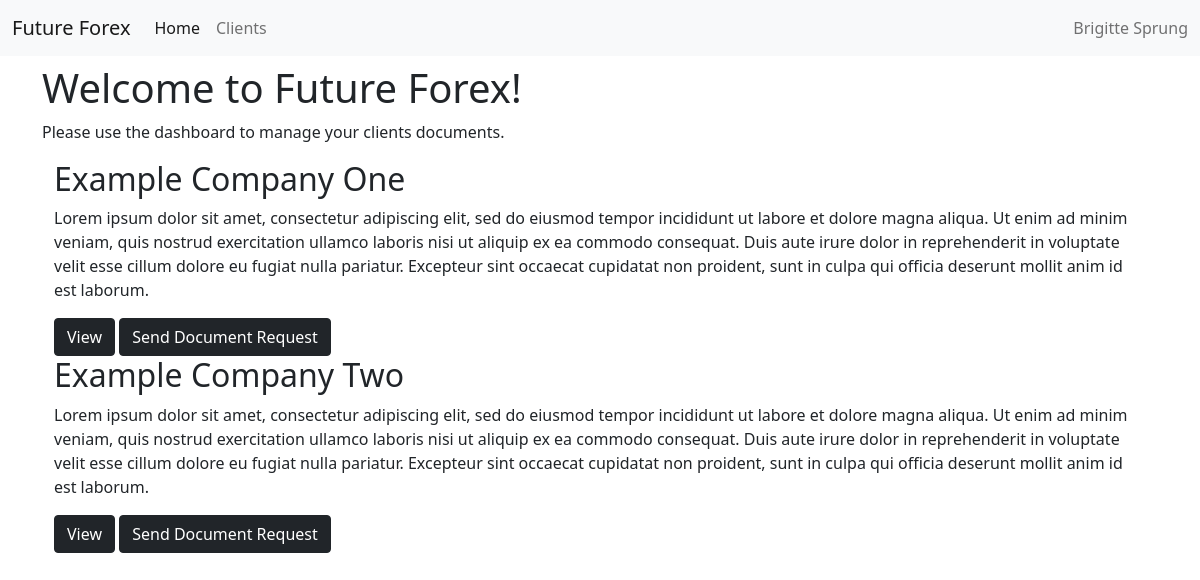
The app's page /, older data.
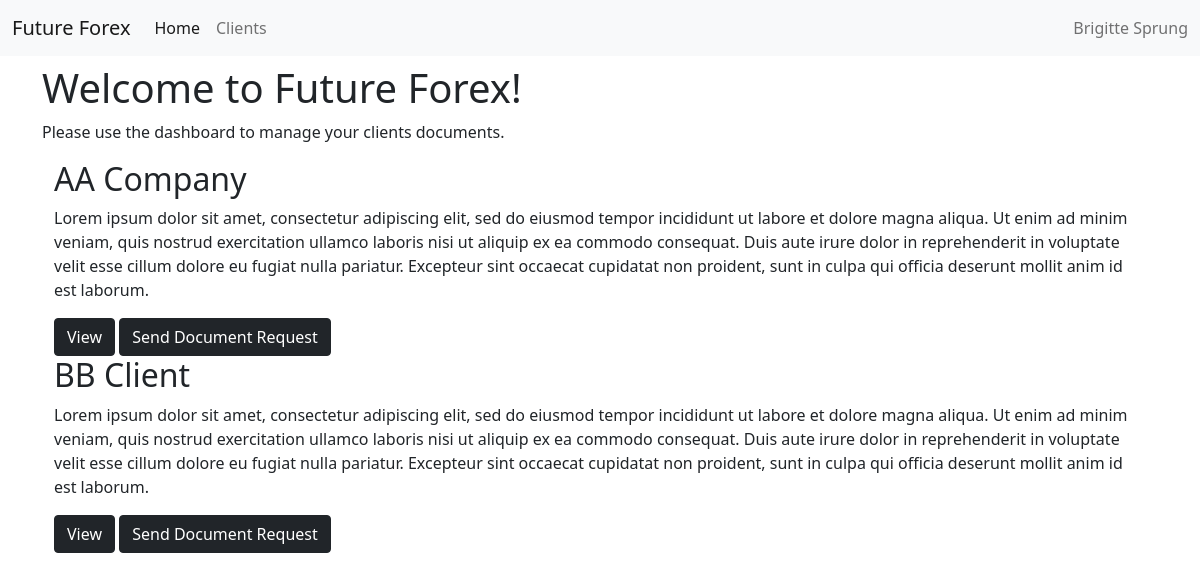
The same page, newer data.
### dashboard/models.py (models this page shows, shortened)
class Client(models.Model):
    name = models.CharField(max_length=1028)
    created = models.DateTimeField(auto_now_add=True)
    description = models.TextField(blank=True, null=True)
    email = models.EmailField(max_length=254, default='brigittesprung@gmail.com')
    relationshipManager = models.ForeignKey(RelationshipManager, on_delete=models.DO_NOTHING)

### dashboard/views.py (the view)
# urls.py: path('', views.DashboardView.as_view(), name='dashboard'),
class DashboardView(generic.DetailView):
    template_name = "dashboard/index.html"
    def get(self, request, *args, **kwargs):
        clients = Client.objects.filter(relationshipManager_id=1)
        context = {
            "clients": clients
        }
        return render(request, self.template_name, context)

### dashboard/templates/dashboard/index.html
{% extends 'dashboard/base_generic.html' %}
{% load static %}
{% block content %}
<h1>Welcome to Future Forex!</h1>
<p>Please use the dashboard to manage your clients documents.</p>
<div class="container mb-2">
    {% for client in clients %}
        <h2>{{ client.name }}</h2>
        <p>{{ client.description }}</p>
        <a href="{% url 'client' client.id %}" class="btn btn-dark float-right">View</a>
        <a href="{% url 'request' client.id %}" class="btn btn-dark float-right">Send Document Request</a>
    {% endfor %}
</div>
{% endblock %}

Row changes from the older to the newer data that the page shows:
removed Client: name "Example Company Two", description "Lorem ipsum dolor sit amet, consectetur adipiscing elit, sed do eiusmod tempor incididunt ut labore et dolore magna aliqua. Ut enim ad minim veniam, quis nostrud exercitation ullamco laboris nisi ut aliquip ex ea commodo consequat. Duis aute irure dolor in reprehenderit in voluptate velit esse cillum dolore eu fugiat nulla pariatur. Excepteur sint occaecat cupidatat non proident, sunt in culpa qui officia deserunt mollit anim id est laborum."
changed Client: name "Example Company One" → "AA Company"
added Client: name "BB Client", description "Lorem ipsum dolor sit amet, consectetur adipiscing elit, sed do eiusmod tempor incididunt ut labore et dolore magna aliqua. Ut enim ad minim veniam, quis nostrud exercitation ullamco laboris nisi ut aliquip ex ea commodo consequat. Duis aute irure dolor in reprehenderit in voluptate velit esse cillum dolore eu fugiat nulla pariatur. Excepteur sint occaecat cupidatat non proident, sunt in culpa qui officia deserunt mollit anim id est laborum."
